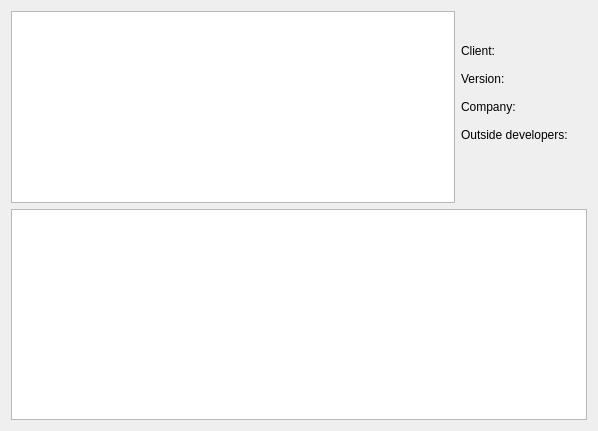
<?xml version="1.0" encoding="UTF-8"?>
<ui version="4.0">
 <class>AboutForm</class>
 <widget class="QWidget" name="AboutForm">
  <property name="geometry">
   <rect>
    <x>0</x>
    <y>0</y>
    <width>598</width>
    <height>431</height>
   </rect>
  </property>
  <property name="windowTitle">
   <string>About</string>
  </property>
  <layout class="QGridLayout" name="gridLayout">
   <item row="2" column="1">
    <widget class="QLabel" name="lblVersion">
     <property name="text">
      <string>Version:</string>
     </property>
    </widget>
   </item>
   <item row="7" column="0" colspan="4">
    <widget class="QPlainTextEdit" name="txtAbout"/>
   </item>
   <item row="1" column="1">
    <widget class="QLabel" name="lblClt">
     <property name="text">
      <string>Client:</string>
     </property>
    </widget>
   </item>
   <item row="4" column="3">
    <widget class="QLabel" name="lblDevelpedBy">
     <property name="text">
      <string/>
     </property>
    </widget>
   </item>
   <item row="4" column="1">
    <widget class="QLabel" name="lblDev">
     <property name="text">
      <string>Outside developers:</string>
     </property>
    </widget>
   </item>
   <item row="0" column="0" rowspan="7">
    <widget class="QGraphicsView" name="gphView"/>
   </item>
   <item row="3" column="1">
    <widget class="QLabel" name="lblCpn">
     <property name="text">
      <string>Company:</string>
     </property>
    </widget>
   </item>
   <item row="3" column="3">
    <widget class="QLabel" name="lblCompany">
     <property name="text">
      <string/>
     </property>
    </widget>
   </item>
   <item row="2" column="3">
    <widget class="QLabel" name="lblVersionValue">
     <property name="text">
      <string/>
     </property>
    </widget>
   </item>
   <item row="1" column="3">
    <widget class="QLabel" name="lblClient">
     <property name="text">
      <string/>
     </property>
    </widget>
   </item>
  </layout>
 </widget>
 <resources/>
 <connections/>
</ui>
